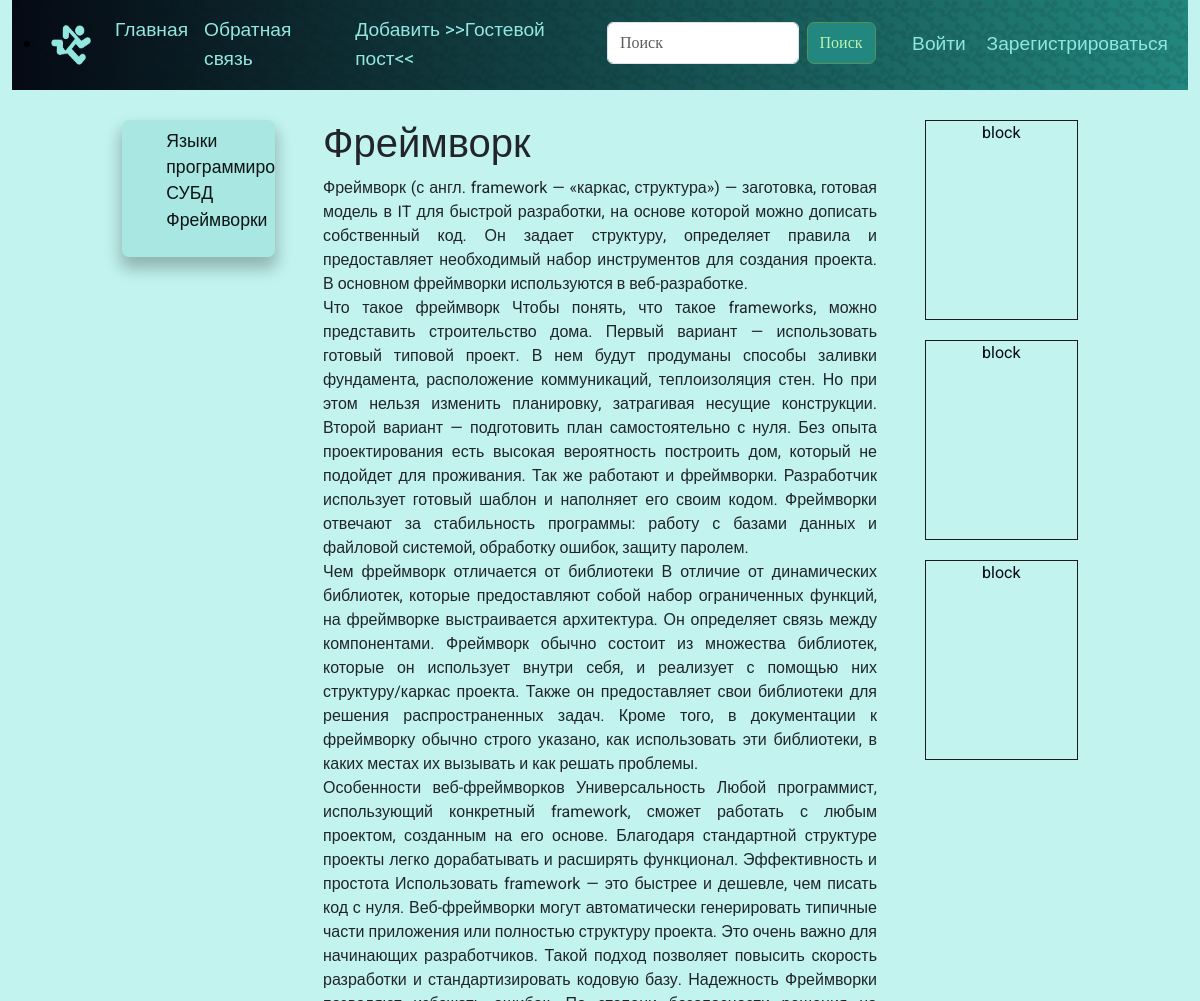
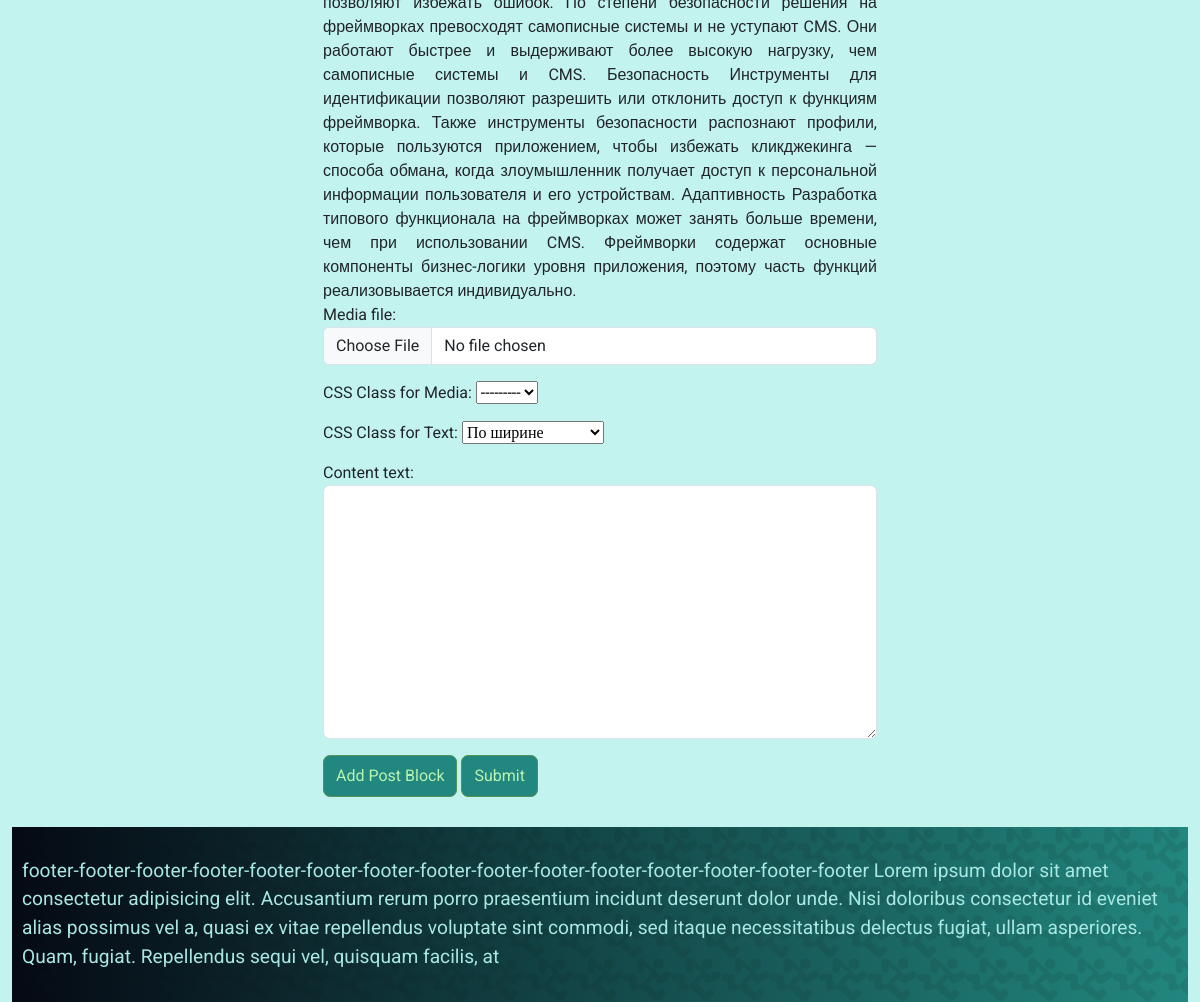
Screenshot of /add_post_block/frejmvork/ with the database file from the repository (2 pictures, top to bottom).
### blog/models.py (models this page shows, shortened)
class ModelCategories(models.Model):
    name = models.CharField(max_length=100, db_index=True, verbose_name="Категория")
    slug = models.SlugField(max_length=255, unique=True, db_index=True, verbose_name="URL")
    class Meta:
        verbose_name = 'Категория'
        verbose_name_plural = 'Категории'
        ordering = ['id']

class ModelPosts(models.Model):
    title = models.CharField(max_length=255, verbose_name="Заголовок")
    slug = models.SlugField(max_length=255, unique=True, db_index=True, verbose_name="URL")
    time_create = models.DateTimeField(auto_now_add=True, verbose_name="Время создания")
    time_update = models.DateTimeField(auto_now=True, verbose_name="Время изменения")
    is_published = models.BooleanField(default=True, verbose_name="Публикация")
    subcat = models.ForeignKey('ModelSubcategories', on_delete=models.PROTECT, verbose_name="ПодКатегории")
    user = models.ForeignKey(
        User,
        on_delete=models.SET_NULL,
        null=True,
        blank=True,
        verbose_name="Author"
    )
    class Meta:
        verbose_name = 'Пост'
        verbose_name_plural = 'Посты'  # уточнить названия
        ordering = ['-time_create', 'title']  # сортировка по дате убывания

class ModelPostContent(models.Model):
    post = models.ForeignKey(ModelPosts, on_delete=models.CASCADE, related_name='content_parts')
    content_text = models.TextField(blank=True, null=True, verbose_name="Post Text Part")
    css_text = models.ForeignKey(
        ModelCssClass,
        on_delete=models.SET_NULL,
        null=True,
        blank=True,
        related_name='text_content',
        verbose_name="CSS Class for Text"
    )
    image_file = models.FileField(upload_to=get_image_file_path, blank=True, null=True, verbose_name="Post Image Part")
    css_image = models.ForeignKey(
        ModelCssClass,
        on_delete=models.SET_NULL,
        null=True,
        blank=True,
        related_name='image_content',
        verbose_name="CSS Class for Image"
    )
    media_file = models.FileField(upload_to=get_media_file_path, blank=True, null=True, verbose_name="Post Media Part")
    css_media = models.ForeignKey(
        ModelCssClass,
        on_delete=models.SET_NULL,
        null=True,
        blank=True,
        related_name='media_content',
        verbose_name="CSS Class for Media"
    )
    youtube_video = models.URLField(blank=True, null=True, verbose_name="YouTube Video URL")
    css_youtube = models.ForeignKey(
        ModelCssClass,
        on_delete=models.SET_NULL,
        null=True,
        blank=True,
        related_name='youtube_content',
        verbose_name="CSS Class for YouTube Video"
    )
    code = models.TextField(blank=True, null=True, verbose_name="Code")
    css_code = models.ForeignKey(
        ModelCssClass,
        on_delete=models.SET_NULL,
        null=True,
        blank=True,
        related_name='code_content',
        verbose_name="CSS Class for Code"
    )

### blog/views.py (the view)
# urls.py: path('add_post_block/<slug:post_slug>/', views.add_post_block, name='add_post_block'),
def add_post_block(request, post_slug):
    post = get_object_or_404(ModelPosts, slug=post_slug)
    if request.method == 'POST':
        post_content_form = PostContentForm(request.POST, request.FILES)
        if post_content_form.is_valid():
            post_content = post_content_form.save(commit=False)
            post_content.post = post
            post_content.save()
            if 'add_post_block' in request.POST:
                return redirect('add_post_block', post_slug=post_slug)
            elif 'submit' in request.POST:
                return redirect('home')
    else:
        post_content_form = PostContentForm()
    return render(request, 'blog/addpostblock.html', {'post': post, 'post_content_form': post_content_form})

### blog/forms.py
class PostContentForm(forms.ModelForm):
    content_text = forms.CharField(widget=CustomTextarea())
    media_file = forms.FileField(widget=CustomFileInput())
    def __init__(self, *args, **kwargs):
        super(PostContentForm, self).__init__(*args, **kwargs)
        css_text_default = ModelCssClass.objects.filter(css_type='text').first()
        css_media_default = ModelCssClass.objects.filter(css_type='media').first()
        self.fields['css_text'].initial = css_text_default
        self.fields['css_media'].initial = css_media_default
        self.fields['css_text'].queryset = ModelCssClass.objects.filter(css_type='text')
        self.fields['css_media'].queryset = ModelCssClass.objects.filter(css_type='media')
        self.fields['media_file'].required = False
        self.fields['content_text'].required = False
    class Meta:
        model = ModelPostContent
        fields = ['media_file', 'css_media', 'css_text', 'content_text']

### blog/models.py (called while the page is built)
    def __str__(self):
        return self.name_css_class

### blog/templatetags/blog_tags.py (called while the page is built)
@register.simple_tag()
def get_horizontal_menu():
    menu = [{'title': "Главная", 'url_name': 'home'},
            {'title': "Обратная связь", 'url_name': 'contact'},
            {'title': "Добавить >>Гостевой пост<<", 'url_name': 'addpage'},
            ]
    return menu

@register.simple_tag()
def get_horizontal_menu_cat():
    menu_cat = []
    categories = ModelCategories.objects.all()
    for category in categories:
        menu_cat.append({
            'title': category.name,
            'url_name': 'home_category',
            'category_slug': category.slug,
        })
    return menu_cat

@register.simple_tag(name='menu_cat_subcat')
def get_vertical_menu_posts():
    categories = ModelCategories.objects.all()
    subcategories = ModelSubcategories.objects.all()
    cat_subcat_menu = {
        'categories': categories,
        'subcategories': subcategories,
    }
    return cat_subcat_menu

### blog/templates/blog/addpostblock.html (shortened to what this page needs)
{% extends 'blog/base.html' %}
{% block content %}
<h1>{{post.title}}</h1>
{% for part in post.content_parts.all %}
<div class="{{ part.css_text.class_css }}{% if part.css_media %} with-image{% endif %}">
     {% if part.css_text %}
     {{part.content_text}}
     {% endif %}
</div>
{% endfor %}
<form action="{% url 'add_post_block' post.slug %}" method="post" enctype="multipart/form-data">
     {{ post_content_form.as_p }}
     <button type="submit" class="btn btn-primary">Add Post Block</button>
     <button type="submit" name="submit" class="btn btn-primary">Submit</button>
</form>
{%endblock%}

### blog/templates/blog/base.html (shortened to what this page needs)
<!DOCTYPE html>
<html lang="en">
<head>
    {% load static %} {% load blog_tags %}
    <link rel="stylesheet" href="{% static 'admin/css/bootstrap.css' %}"/>
    <link type="text/css" href="{% static 'blog/css/styles.css' %}" rel="stylesheet"/>
</head>
<body>
<div class="container-fluid mx-auto align-self-center">
    <header>
        <nav class="navbar navbar-expand-lg">
            <div class="container-fluid">
                <div class="navbar-brand">
                    <li>
                        <img src="{% static 'blog/img/logo.png' %}" alt="Elvand" data-bs-toggle="dropdown" width="40" height="40"/>
                            {% get_horizontal_menu_cat as horizontal_menu_cat %}
                    </li>
                </div>
                <div class="collapse navbar-collapse" id="navbarSupportedContent">
                    <ul class="navbar-nav me-auto mb-2 mb-lg-0">
                        {% get_horizontal_menu as horizontal_menu %}
                        {% for item in horizontal_menu %}
                        <li class="nav-item">
                            <a class="nav-link" href="{% url item.url_name %}">{{ item.title }}</a>
                        </li>
                        {% endfor %}
                    </ul>
                    <ul class="navbar-nav me-auto mb-2 mb-lg-0">
                        <li class="nav-item">
                            <form class="d-flex" role="search">
                                <input class="form-control me-2" type="search" placeholder="Поиск" aria-label="Поиск">
                                <button class="btn btn-outline-success" type="submit">Поиск</button>
                            </form>
                        </li>
                        <li class="nav-item">&nbsp;&nbsp;&nbsp;&nbsp;&nbsp;&nbsp;
                        </li>
                        {% if user.is_authenticated %}
                        <li class="nav-item">
                            <a class="nav-link"
                               href="{% url 'user_profile' user.username %}">{{ user.username }}&nbsp;</a>
                        </li>
                        <li class="nav-item">
                            <a class="nav-link" href="{% url 'logout' %}">Выйти</a>
                        </li>
                        {% else %}
                        <li class="nav-item">
                            <a class="nav-link" href="{% url 'login' %}">Войти&nbsp;</a>
                        </li>
                        <li class="nav-item">
                            <a class="nav-link" href="{% url 'register' %}">Зарегистрироваться</a>
                        </li>
                        {% endif %}
                    </ul>
                </div>
            </div>
        </nav>
    </header>
    <section class="row g-5">
        <div class="col-sm-0 col-md-0 col-lg-0 col-xl-1"></div>
        <div class="col-sm-2 col-md-3 col-lg-3 col-xl-2">
            <nav class="navbar navbar-expand-lg navbar-light vert_nav">
                <div class="container-fluid">
                    <div class="d-flex align-items-center justify-content-end">
                        <div class="collapse navbar-collapse" id="navbarVertical">
                            {% menu_cat_subcat as menu_cs %}
                            <ul>
                                {% for category in menu_cs.categories %}
                                <li>
                                    <a href="{% url 'home' category_slug=category.slug %}">{{ category.name }}</a>
                                </li>
                                {% endfor %}
                            </ul>
                        </div>
                    </div>
                </div>
            </nav>
        </div>
        <div class="col-sm-8 col-md-6 col-lg-6 col-xl-6">{% block content %} {% endblock %}</div>
        <div class="col-sm-2 col-md-3 col-lg-3 col-xl-2">
            <div class="block">block</div>
            <div class="block">block</div>
            <div class="block">block</div>
        </div>
        <div class="col-sm-0 col-md-0 col-lg-0 col-xl-1"></div>
    </section>
    <footer id="footer">
        footer-footer-footer-footer-footer-footer-footer-footer-footer-footer-footer-footer-footer-footer-footer
        Lorem ipsum dolor sit amet consectetur adipisicing elit. Accusantium
        rerum porro praesentium incidunt deserunt dolor unde. Nisi doloribus
        consectetur id eveniet alias possimus vel a, quasi ex vitae repellendus
        voluptate sint commodi, sed itaque necessitatibus delectus fugiat, ullam
        asperiores. Quam, fugiat. Repellendus sequi vel, quisquam facilis, at
    </footer>
</div>
</body>
</html>

### blog/static/blog/css/styles.css (style rules this page uses)
:root { --color11: #6ACFC8; --color12: #629B97; --color13: #22877F; --color14: #92E7E1; --color15: #A9E7E2; --color16: #C2F3EF; --color17: #e2faf8; --colorA11: #7897D5; --colorA12: #6B7DA0; --colorA13: #27488B; --colorA14: #9DB7EA; --colorA15: #B2C5EA; --colorB11: #82E877; --colorB12: #75AE6F; --colorB13: #319727; --colorB14: #A3F49B; --colorB15: #B9F4B2; --color21: #0C1A1A; --color22: #0C1414; --color23: #041111; --color24: #548D8D; --color25: #638D8D; --colorA21: #0F131D; --colorA22: #0E1016; --colorA23: #050913; --colorA24: #5B6A8E; --colorA25: #68748E; --colorB21: #102310; --colorB22: #101A10; --colorB23: #051705; --colorB24: #569156; --colorB25: #669166; }
body { font-family: 'Roboto', sans-serif; background:var(--color16); }
h1, h2, h3, h4, h5, h6 { font-family: 'Roboto', sans-serif; }
button, input[type="button"], input[type="submit"] { font-family: 'Roboto', sans-serif; }
input[type="text"], input[type="password"], input[type="email"], textarea { font-family: 'Roboto', sans-serif; }
form { font-family: 'Roboto'; }
.text-align-justify { text-align: justify; }
.block { border: solid 1px #1f1b1b; margin: 0 0 20px; text-align: center; min-height: 200px; color: #050913; }
.btn { border: 1px solid var(--colorB24); padding: 8px 12px; cursor: pointer; border-radius: 7px; font-size: 16px; text-align: center; text-decoration: none; display: inline-block; transition: background-color 0.3s, color 0.3s; background-color: var(--color13); color: var(--colorB15); }
footer, section { padding: 30px 10px; }
header, footer { font-size: 120%; color: var(--color15); background: url(../img/pattern.png), var(--colorA23); background: url(../img/pattern.png), -moz-linear-gradient(left, var(--colorA23) 0%, var(--color13) 100%); background: url(../img/pattern.png), -webkit-linear-gradient(left, var(--colorA23) 0%, var(--color13) 100%); background: url(../img/pattern.png), linear-gradient(to right, var(--colorA23) 0%, var(--color13) 100%); filter: progid:DXImageTransform.Microsoft.gradient(startColorstr=var(--colorA23), endColorstr=var(--color13), GradientType=1); background-size: contain; }
.navbar a { color: var(--color14); text-decoration: none; }
.vert_nav { font-size: 110%; overflow: hidden; background:var(--color15); border-radius: 7px; box-shadow: 0px 10px 15px 2px rgba(0, 0, 0, 0.25); margin: 0 0 50px; }
.vert_nav a { color:var(--color22); text-decoration: none; }
.vert_nav li { list-style-type: none; }
.form-control, .form-select, .form-textarea, .form-textinput, .fileinpu { width: 100%; }

### rows the page displays
ModelCategories: name "Языки…"
ModelCategories: name "СУБД"
ModelCategories: name "Фреймворки"
ModelPosts: title "Фреймворк"
ModelPostContent: content_text "Фреймворк (с англ. framework — «каркас, структура») — заготовка, готовая модель в IT для быстрой разработки, на основе которой можно дописать собственный код. Он задает структуру, определяет правила и предоставляет необходимый набор инструментов для создания проекта. В основном фреймворки используются в веб-разработке."
ModelPostContent: content_text "Что такое фреймворк Чтобы понять, что такое frameworks, можно представить строительство дома. Первый вариант — использовать готовый типовой проект. В нем будут продуманы способы заливки фундамента, расположение коммуникаций, теплоизоляция стен. Но при этом нельзя изменить планировку, затрагивая несущие конструкции. Второй вариант — подготовить план самостоятельно с нуля. Без опыта проектирования есть высокая вероятность построить дом, который не подойдет для проживания. Так же работают и фреймворки. Разработчик использует готовый шаблон и наполняет его своим кодом. Фреймворки отвечают за стабильность программы: работу с базами данных и файловой системой, обработку ошибок, защиту паролем."
ModelPostContent: content_text "Чем фреймворк отличается от библиотеки В отличие от динамических библиотек, которые предоставляют собой набор ограниченных функций, на фреймворке выстраивается архитектура. Он определяет связь между компонентами. Фреймворк обычно состоит из множества библиотек, которые он использует внутри себя, и реализует с помощью них структуру/каркас проекта. Также он предоставляет свои библиотеки для решения распространенных задач. Кроме того, в документации к фреймворку обычно строго указано, как использовать эти библиотеки, в каких местах их вызывать и как решать проблемы."
ModelPostContent: content_text "Особенности веб-фреймворков Универсальность Любой программист, использующий конкретный framework, сможет работать с любым проектом, созданным на его основе. Благодаря стандартной структуре проекты легко дорабатывать и расширять функционал. Эффективность и простота Использовать framework — это быстрее и дешевле, чем писать код с нуля. Веб-фреймворки могут автоматически генерировать типичные части приложения или полностью структуру проекта. Это очень важно для начинающих разработчиков. Такой подход позволяет повысить скорость разработки и стандартизировать кодовую базу. Надежность Фреймворки позволяют избежать ошибок. По степени безопасности решения на фреймворках превосходят самописные…"

### other values shown
{{ item.title }} "Главная" "Обратная связь" "Добавить >>Гостевой пост<<"
